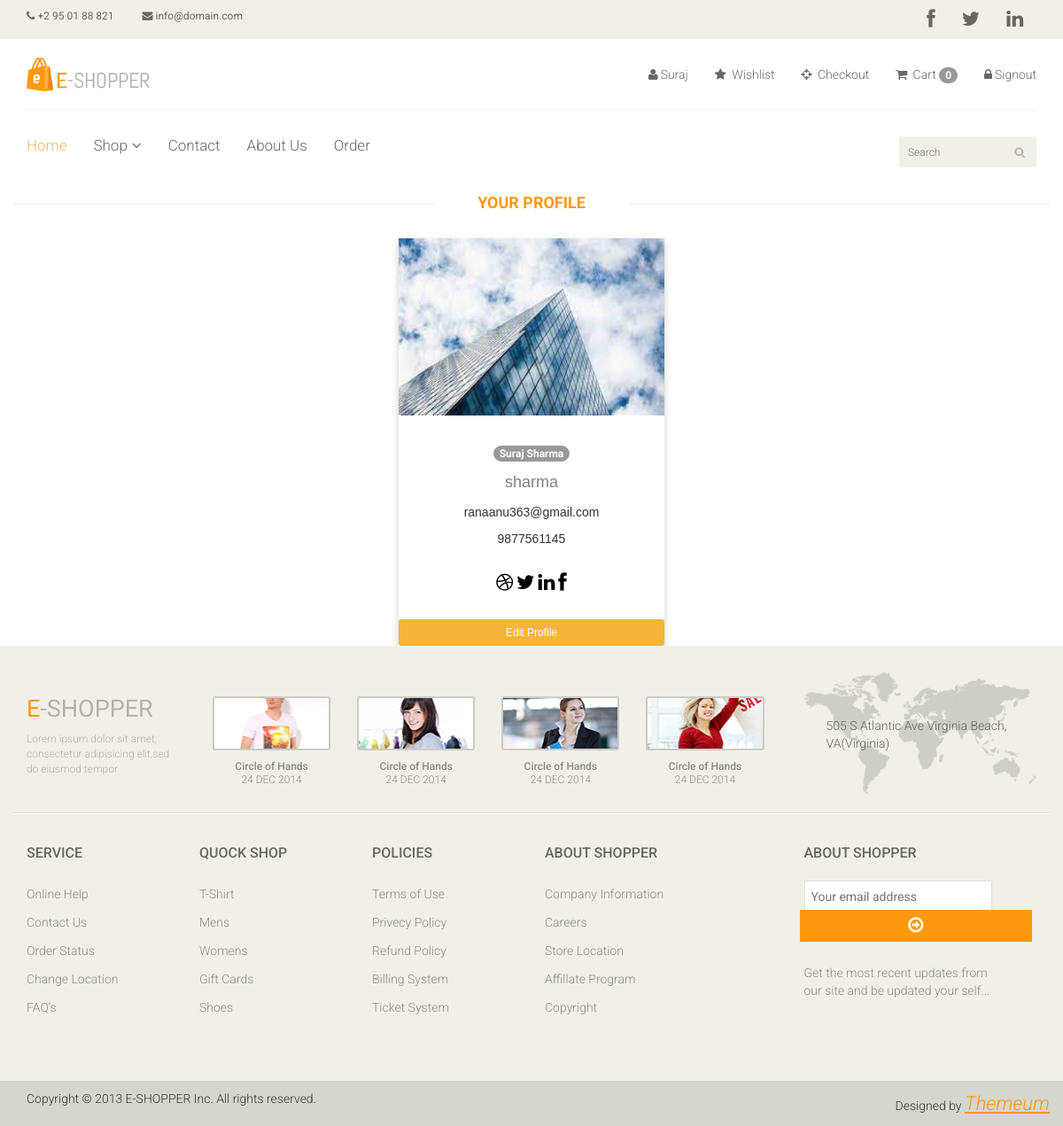
Page /e_shopper/profilepage/ (signed in) on the committed database.
### e_shopper/models.py (models this page shows, shortened)
class UpdateProfileImage(models.Model):
    id=models.AutoField(primary_key=True)
    user=models.OneToOneField(User, on_delete=models.CASCADE, null=True)
    image=models.ImageField(upload_to="media", default="4568172.jpg")
    bio=models.CharField(max_length=250, null=True)
    mobile_no=models.CharField(max_length=13,null=True)
    date_created=models.DateTimeField(auto_now_add=True ,null=True)

### e_shopper/views.py (the view)
# urls.py: path('profilepage/',profilepage),
@csrf_exempt
@login_required(login_url="http://localhost:8000/e_shopper/signinpage")
def profilepage(request):
    pf=UpdateProfileImage.objects.filter(user=request.user)
    return render(request,"profile.html",{'pf':pf})

### e_shopper/templates/profile.html (shortened to what this page needs)
{% extends "base.html"%}
{% load static %}
{% load crispy_forms_tags  %}
{% block maincontent %}
<h2 class="title text-center">Your Profile</h2>
{% for x in pf%}
<div class="container">
<div class="card">
  <img src="{{x.image.url}}" alt="" class="card-img-top" height="200px" style="width:100%"onclick="onClick(this)" class="w3-hover-opacity">
  <h2><span class="badge badge-info">{{x.user.first_name}} {{x.user.last_name}}</span></h2>
  <p class="title">{{x.user.username}}</p>
  <p>{{x.user.email}}</p>
  <p>{{x.mobile_no}}</p>
  <div style="margin: 24px 0;">
    <a href="#"><i class="fa fa-dribbble"></i></a>
    <a href="#"><i class="fa fa-twitter"></i></a>
    <a href="#"><i class="fa fa-linkedin"></i></a>
    <a href="#"><i class="fa fa-facebook"></i></a>
  </div>
  <a href="http://localhost:8000/e_shopper/updateprofile"><button class="btn btn-outline-warning  btn-sm" type="submit" > Edit Profile</button></a>
</div>
{% endfor %}
</div>
{% endblock %}

### e_shopper/templates/base.html (shortened to what this page needs)
<!DOCTYPE html>
{% load static%}
<html lang="en">
<head>
    <link href="/static/css/bootstrap.min.css" rel="stylesheet">
    <link href="/static/css/font-awesome.min.css" rel="stylesheet">
    <link href="/static/css/prettyPhoto.css" rel="stylesheet">
    <link href="/static/css/price-range.css" rel="stylesheet">
    <link href="/static/css/animate.css" rel="stylesheet">
	<link href="/static/css/main.css" rel="stylesheet">
	<link href="/static/css/responsive.css" rel="stylesheet">
</head>
<body>
	<header id="header">
		<div class="header_top">
			<div class="container">
				<div class="row">
					<div class="col-sm-6">
						<div class="contactinfo">
							<ul class="nav nav-pills">
								<li><a href=""><i class="fa fa-phone"></i> +2 95 01 88 821</a></li>
								<li><a href=""><i class="fa fa-envelope"></i> info@domain.com</a></li>
							</ul>
						</div>
					</div>
					<div class="col-sm-6">
						<div class="social-icons pull-right">
							<ul class="nav navbar-nav">
								<li><a href="https://www.facebook.com/"><i class="fa fa-facebook"></i></a></li>
								<li><a href="https://twitter.com/i/flow/login"><i class="fa fa-twitter"></i></a></li>
								<li><a href="https://www.linkedin.com/uas/login?fromSignIn=true&trk=cold_join_sign_in"><i class="fa fa-linkedin"></i></a></li>
							</ul>
						</div>
					</div>
				</div>
			</div>
		</div>
		<div class="header-middle">
			<div class="container">
				<div class="row">
					<div class="col-sm-4">
						<div class="logo pull-left">
							<a href="http://localhost:8000/e_shopper/homepage"><img src="/static/images/home/logo.png" alt="" /></a>
						</div>
					</div>
					<div class="col-sm-8">
						<div class="shop-menu pull-right">
							<ul class="nav navbar-nav">
								{% if request.user.is_authenticated %}
								<li><a href="http://localhost:8000/e_shopper/profilepage"><i class="fa fa-user"></i>{{request.user.first_name}}</a></li>
								<li><a href="http://localhost:8000/e_shopper/wishlist"><i class="fa fa-star"></i> Wishlist</a></li>
								<li><a href="http://localhost:8000/e_shopper/checkout/"><i class="fa fa-crosshairs"></i> Checkout</a></li>
								<li><a href="http://localhost:8000/e_shopper/cart_details/"><i class="fa fa-shopping-cart"></i> Cart <span class="badge badge-info">{{request.session.cart.keys|length}}</span></a></li>
								<li><a href="http://localhost:8000/e_shopper/signoutpage"><i class="fa fa-lock"></i>Signout</a></li>
								{% else %}
								<li><a href="http://localhost:8000/e_shopper/signinpage"><i class="fa fa-unlock"></i>Signin</a></li>
								<li><a href="http://localhost:8000/e_shopper/signuppage"><i class="fa fa-lock"></i>Signup</a></li>
								{% endif %}
							</ul>
						</div>
					</div>
				</div>
			</div>
		</div>
		<div class="header-bottom">
			<div class="container">
				<div class="row">
					<div class="col-sm-9">
						<div class="mainmenu pull-left">
							<ul class="nav navbar-nav collapse navbar-collapse">
								{% if request.user.is_authenticated %}
								<li><a href="http://localhost:8000/e_shopper/homepage"class="active">Home</a></li>
								<li class="dropdown"><a href="#">Shop<i class="fa fa-angle-down"></i></a>
                                </li>
								<li><a href="http://localhost:8000/e_shopper/contact/">Contact</a></li>
								<li><a href="http://localhost:8000/e_shopper/about/">About Us</a></li>
								<li><a href="http://localhost:8000/e_shopper/order/">Order</a></li>
							</ul>
						</div>
					</div>
					<div class="col-sm-3">
						<form method="get" action="/e_shopper/search/">
						<div class="search_box pull-right">
							<input name="query" id="query" type="text" placeholder="Search"/>
						</div>
						</form>
					</div>
				</div>
			</div>
		</div>
		{% endif %}
	</header>
	{% block maincontent %}
                  {% endblock %}
	<footer id="footer">
		<div class="footer-top">
			<div class="container">
				<div class="row">
					<div class="col-sm-2">
						<div class="companyinfo">
							<h2><span>e</span>-shopper</h2>
							<p>Lorem ipsum dolor sit amet, consectetur adipisicing elit,sed do eiusmod tempor</p>
						</div>
					</div>
					<div class="col-sm-7">
						<div class="col-sm-3">
							<div class="video-gallery text-center">
								<a href="#">
									<div class="iframe-img">
										<img src="/static/images/home/iframe1.png" alt="" />
									</div>
								</a>
								<p>Circle of Hands</p>
								<h2>24 DEC 2014</h2>
							</div>
						</div>
						<div class="col-sm-3">
							<div class="video-gallery text-center">
								<a href="#">
									<div class="iframe-img">
										<img src="/static/images/home/iframe2.png" alt="" />
									</div>
								</a>
								<p>Circle of Hands</p>
								<h2>24 DEC 2014</h2>
							</div>
						</div>
						<div class="col-sm-3">
							<div class="video-gallery text-center">
								<a href="#">
									<div class="iframe-img">
										<img src="/static/images/home/iframe3.png" alt="" />
									</div>
								</a>
								<p>Circle of Hands</p>
								<h2>24 DEC 2014</h2>
							</div>
						</div>
						<div class="col-sm-3">
							<div class="video-gallery text-center">
								<a href="#">
									<div class="iframe-img">
										<img src="/static/images/home/iframe4.png" alt="" />
									</div>
								</a>
								<p>Circle of Hands</p>
								<h2>24 DEC 2014</h2>
							</div>
						</div>
					</div>
					<div class="col-sm-3">
						<div class="address">
							<img src="/static/images/home/map.png" alt="" />
							<p>505 S Atlantic Ave Virginia Beach, VA(Virginia)</p>
						</div>
					</div>
				</div>
			</div>
		</div>
		<div class="footer-widget">
			<div class="container">
				<div class="row">
					<div class="col-sm-2">
						<div class="single-widget">
							<h2>Service</h2>
							<ul class="nav nav-pills nav-stacked">
								<li><a href="">Online Help</a></li>
								<li><a href="">Contact Us</a></li>
								<li><a href="">Order Status</a></li>
								<li><a href="">Change Location</a></li>
								<li><a href="">FAQ’s</a></li>
							</ul>
						</div>
					</div>
					<div class="col-sm-2">
						<div class="single-widget">
							<h2>Quock Shop</h2>
							<ul class="nav nav-pills nav-stacked">
								<li><a href="">T-Shirt</a></li>
								<li><a href="">Mens</a></li>
								<li><a href="">Womens</a></li>
								<li><a href="">Gift Cards</a></li>
								<li><a href="">Shoes</a></li>
							</ul>
						</div>
					</div>
					<div class="col-sm-2">
						<div class="single-widget">
							<h2>Policies</h2>
							<ul class="nav nav-pills nav-stacked">
								<li><a href="">Terms of Use</a></li>
								<li><a href="">Privecy Policy</a></li>
								<li><a href="">Refund Policy</a></li>
								<li><a href="">Billing System</a></li>
								<li><a href="">Ticket System</a></li>
							</ul>
						</div>
					</div>
					<div class="col-sm-2">
						<div class="single-widget">
							<h2>About Shopper</h2>
							<ul class="nav nav-pills nav-stacked">
								<li><a href="">Company Information</a></li>
								<li><a href="">Careers</a></li>
								<li><a href="">Store Location</a></li>
								<li><a href="">Affillate Program</a></li>
								<li><a href="">Copyright</a></li>
							</ul>
						</div>
					</div>
					<div class="col-sm-3 col-sm-offset-1">
						<div class="single-widget">
							<h2>About Shopper</h2>
							<form action="#" class="searchform">
								<input type="text" placeholder="Your email address" />
								<button type="submit" class="btn btn-default"><i class="fa fa-arrow-circle-o-right"></i></button>
								<p>Get the most recent updates from <br />our site and be updated your self...</p>
							</form>
						</div>
					</div>
				</div>
			</div>
		</div>
		<div class="footer-bottom">
			<div class="container">
				<div class="row">
					<p class="pull-left">Copyright © 2013 E-SHOPPER Inc. All rights reserved.</p>
					<p class="pull-right">Designed by <span><a target="_blank" href="http://www.themeum.com">Themeum</a></span></p>
				</div>
			</div>
		</div>
	</footer>
</body>
</html>

### e_shopper/templates/profile.html (style rules this page uses)
.card { box-shadow: 0 4px 8px 0 rgba(0, 0, 0, 0.2); max-width: 300px; margin: auto; text-align: center; font-family: arial; }
.title { color: grey; font-size: 18px; }
button { border: none; outline: 0; display: inline-block; padding: 8px; color: white; background-color: rgb(245, 181, 61); text-align: center; cursor: pointer; width: 100%; font-size: 18px; }
a { text-decoration: none; font-size: 22px; color: black; }

### rows in the picture
UpdateProfileImage: image (picture), user.first_name "Suraj", user.last_name "Sharma", user.username "sharma", user.email "ranaanu363@gmail.com", mobile_no "9877561145"

### other values in the picture
{{ request.user.first_name }} "Suraj"
{{ request.session.cart.keys|length }} "0"
